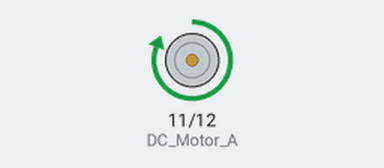
Bench run of a sketch on a simulated Arduino Uno, built with avr-gcc and run on an emulated ATmega328P. On the bench: motor-driver pin pairs drawn as motors (green arrow = first pin HIGH = forward, orange = second pin HIGH = backward, longer = more drive, scaled by the enable pin).

Above: at 2.7 s.
At 7.7 s:
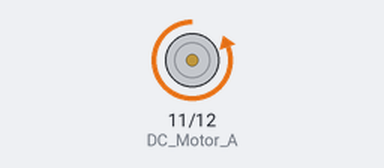
Timing chart, 0 to 13.2 s (numbered marks = the images above):
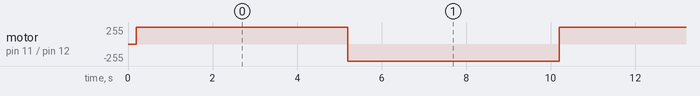

The sketch:

25-l298motorsurucu.ino
```cpp
/*
Bu kodlar açık kaynak paylaşım olarak github "acetinkaya" alanında paylaşımı yapılmıştır.

BTP222 Robotik dersi içerisinde anlatımı yapılan bu kodlar ve içerikler Öğr. Gör. Ali ÇETİNKAYA tarafından oluşturulmuştur.

Github alanından;
watch - ilgili projenin proje takibi bildirimi,
star - yıldız ile beğenme bildirimi ve
fork - kendi hesabınıza kopyalama işlemleriyle paylaşımlarıma destek verebilirsiniz.

Bilgi paylaşıldıkça çoğalır ve gelişir. İyi çalışmalar dilerim.

Öğr. Gör. Ali ÇETİNKAYA İstanbul, 2024

Dersin Kaynak Adresleri:
https://github.com/acetinkaya/robotik-arduino-uygulamalari
https://alicetinkaya.site/ders-robotik
https://avesis.gelisim.edu.tr/alcetinkaya
https://scholar.google.com.tr/citations?hl=tr&user=XSEW-NcAAAAJ

Kodun açıklaması: l298 motor sürücü ile dc motor sürme uygulaması

*/

int DC_Motor_PWM = 3; // Motor hız kontrol pini (PWM)
int DC_Motor_A = 11;    // Motor yön kontrol pini 11
int DC_Motor_B = 12;    // Motor yön kontrol pini 12

void setup()
 {
  // Pinlerin çıkış olarak ayarlanması
  pinMode(DC_Motor_PWM, OUTPUT);
  pinMode(DC_Motor_A, OUTPUT);
  pinMode(DC_Motor_B, OUTPUT);

  delay(100);

  digitalWrite(DC_Motor_A, LOW);
  digitalWrite(DC_Motor_B, LOW);
  delay(100);
}

void loop()
{
  // Motorun ileri yönde hareket etmesi
  digitalWrite(DC_Motor_A, HIGH);
  digitalWrite(DC_Motor_B, LOW);
  analogWrite(DC_Motor_PWM, 255); // PWM sinyali ile hız kontrolü (255 maksimum hız)

  // 5 saniye bekleme
  delay(5000);

  // Motorun geri yönde hareket etmesi
  digitalWrite(DC_Motor_A, LOW);
  digitalWrite(DC_Motor_B, HIGH);
  analogWrite(DC_Motor_PWM, 255); // PWM sinyali ile hız kontrolü (255 maksimum hız)

  // 5 saniye bekleme
  delay(5000);
}
```

Measured:
- by itself, motor on pin 11 (DC_Motor_A) / pin 12 (DC_Motor_B): alternates forward 255/255 for 5.0 s and backward 255/255 for 5.0 s
